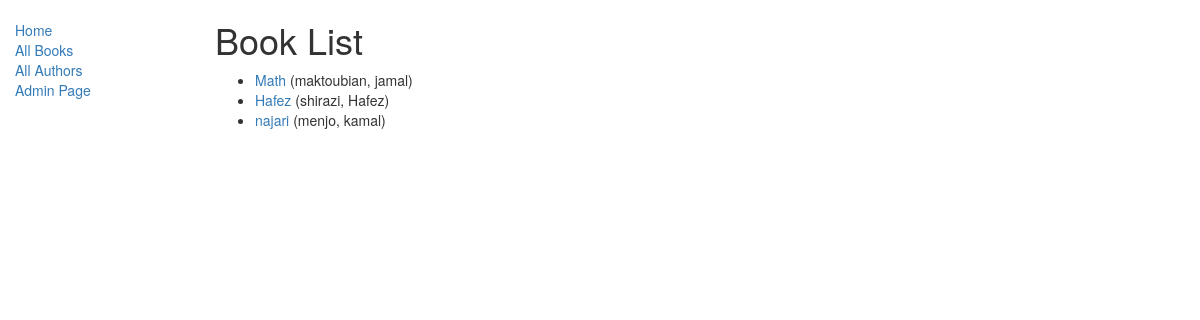
/catalog/books/, run on the app's committed database.
### catalog/models.py (models this page shows, shortened)
class Book(models.Model):
    title = models.CharField(max_length=200)
    author = models.ForeignKey('Author', on_delete=models.SET_NULL, null=True)
    summary = models.TextField(max_length=1000, help_text="Enter a brief description of the book")
    isbn = models.CharField('ISBN',max_length=13, help_text='13 Character <a href="https://www.isbn-international.org/content/what-isbn">ISBN number</a>')
    genre = models.ManyToManyField(Genre, help_text="Select a genre for this book")
    def get_absolute_url(self):
        return reverse('catalog:book-detail', args=[str(self.id)])
    def display_genre(self):
        """
        Creates a string for the Genre. This is required to display genre in Admin.
        """
        return ', '.join([ genre.name for genre in self.genre.all()[:3] ])
    display_genre.short_description = 'Genre'

class Author(models.Model):
    first_name = models.CharField(max_length=100)
    last_name = models.CharField(max_length=100)
    date_of_birth = models.DateField(null=True, blank=True)
    date_of_death = models.DateField('Died', null=True, blank=True)
    def __str__(self):
        return '%s, %s' % (self.last_name, self.first_name)

### catalog/views.py (the view)
class BookListView(generic.ListView):
    model=models.Book
    template_name='catalog/book_list.html'

### catalog/templates/catalog/book_list.html
{% extends "catalog/base_generic.html" %}
{% block content %}
    <h1>Book List</h1>
    {% if book_list %}
    <ul>
      {% for book in book_list %}
      <li>
        <a href="{{ book.get_absolute_url }}">{{ book.title }}</a> ({{book.author}})
      </li>
      {% endfor %}
    </ul>
    {% else %}
      <p>There are no books in the library.</p>
    {% endif %}
{% endblock %}

### data on the page
Book: title "Math", author "maktoubian, jamal"
Book: title "Hafez", author "shirazi, Hafez"
Book: title "najari", author "menjo, kamal"
